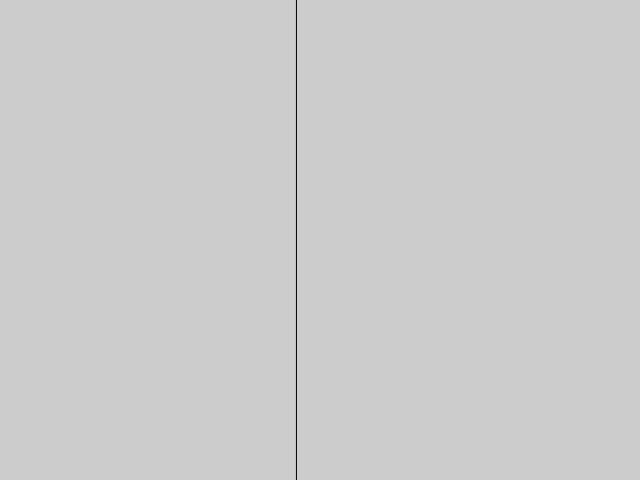
Frame 1 (no input)
Frame 60 (no input): blank canvas, image omitted
Frame 120 (the mouse pressed at the canvas centre since frame 60): blank canvas, image omitted

The p5.js sketch that drew this single still picture (run headless with seeded random() and noise() and a simulated clock; from frame 60 on, the mouse is pressed at the canvas centre):

// p5.js sketch
// ── sketch.js
let xoff = 0.0;

function setup() {
  createCanvas(640, 480);
}

function draw() {
  background(204);
  xoff = xoff + 10;
  let n = noise(xoff) * width;
  line(n, 0, n, height);
}
